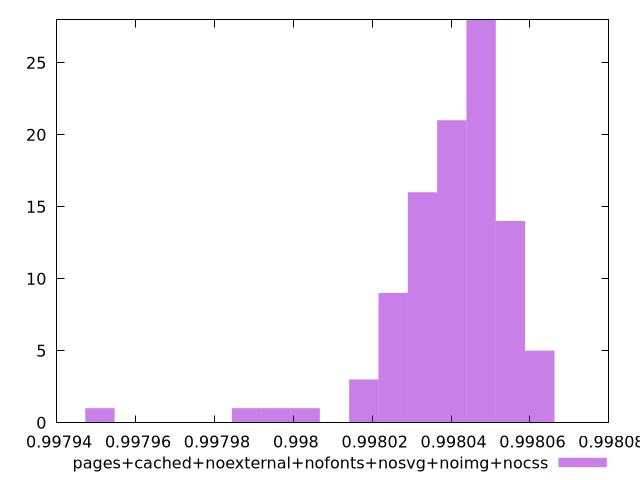

Recreate this plot in gnuplot.
$_pagesCachedNoexternalNofontsNosvgNoimgNocss <<EOF
0.9980476144299133 28
0.9980401807923385 21
0.9980253135171889 9
0.998055048067488 14
0.9980327471547636 16
0.9980030126044644 1
0.9979881453293149 1
0.9979509771414409 1
0.9980624817050628 5
0.9980178798796141 3
0.9979955789668897 1
EOF
set key outside below
set terminal pngcairo
set output "report_00004_2020-11-02T20-21-41.718Z/interactive/pages+cached+noexternal+nofonts+nosvg+noimg+nocss//hist.png"
set yrange [0:28]
set boxwidth 0.0000074336375747976945
set style fill transparent solid 0.5 noborder
plot $_pagesCachedNoexternalNofontsNosvgNoimgNocss title "pages+cached+noexternal+nofonts+nosvg+noimg+nocss" with boxes ,
